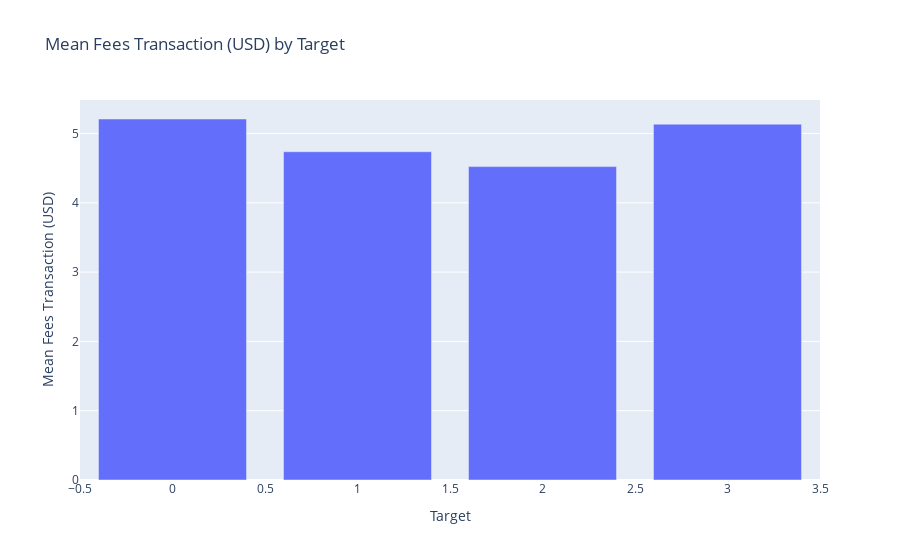

Notebook code cell kept with this figure:
### Code cell
import plotly.express as px
# Bar plot 생성
mean_fees = eda_df.groupby('target')['fees_transaction_mean_usd'].mean().reset_index()

fig = px.bar(
    mean_fees, 
    x='target', 
    y='fees_transaction_mean_usd', 
    title='Mean Fees Transaction (USD) by Target',
    labels={'fees_transaction_mean_usd': 'Mean Fees Transaction (USD)', 'target': 'Target'}
)

fig.show()

### Figure 1 — Plotly figure (JSON) as saved in the notebook; plotly's stock layout.template omitted (floating-point values rounded to 4 significant figures)
{"data": [{"alignmentgroup": "True", "hovertemplate": "Target=%{x}<br>Mean Fees Transaction (USD)=%{y}<extra></extra>", "legendgroup": "", "marker": {"color": "#636efa", "pattern": {"shape": ""}}, "name": "", "offsetgroup": "", "orientation": "v", "showlegend": false, "textposition": "auto", "type": "bar", "x": [0, 1, 2, 3], "xaxis": "x", "y": [5.209, 4.737, 4.522, 5.134], "yaxis": "y"}], "layout": {"barmode": "relative", "legend": {"tracegroupgap": 0}, "title": {"text": "Mean Fees Transaction (USD) by Target"}, "xaxis": {"anchor": "y", "domain": [0, 1], "title": {"text": "Target"}}, "yaxis": {"anchor": "x", "domain": [0, 1], "title": {"text": "Mean Fees Transaction (USD)"}}}}
